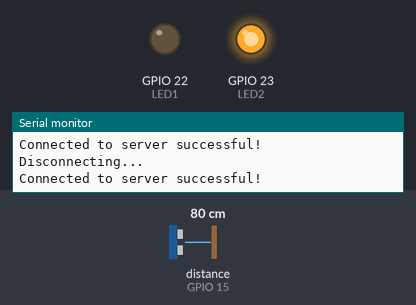
This sketch was run on a simulated ESP32. On the bench: output pins drawn as LEDs (lit = HIGH), the last lines printed to the serial monitor. Wiring (inferred from the names in the program): ultrasonic range finder: trigger GPIO 2; echo GPIO 15. The test bench sets the inputs (shaded band); at power-on: distance to the obstacle (sensor on GPIO 15) 80 cm. The echo pulse lasts 58.3 µs per cm; WiFi joins after 1.5 s; servers stay silent unless stated; pins used as bus, display or sensor lines are not drawn.

Above: at 2.7 s.
2.8 s: distance to the obstacle (sensor on GPIO 15) set to 53 cm
4.7 s: distance to the obstacle (sensor on GPIO 15) set to 45 cm
At 6.5 s:
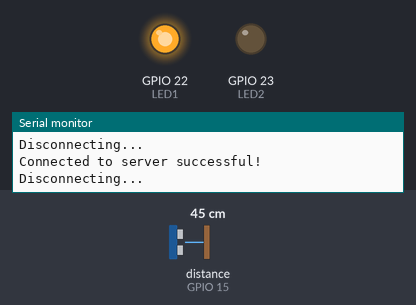
6.9 s: distance to the obstacle (sensor on GPIO 15) set to 60 cm
At 8.1 s:
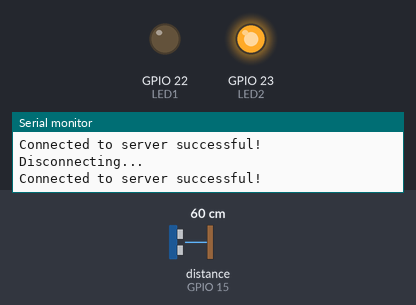
8.6 s: distance to the obstacle (sensor on GPIO 15) set to 2 cm
At 8.98 s:
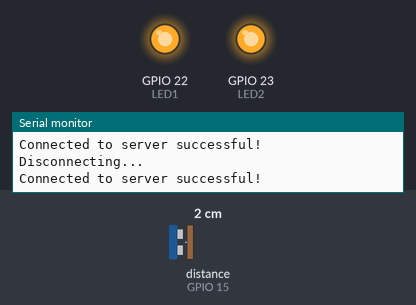
Timing chart, 0 to 11.5 s (numbered marks = the images above; inputs shaded):
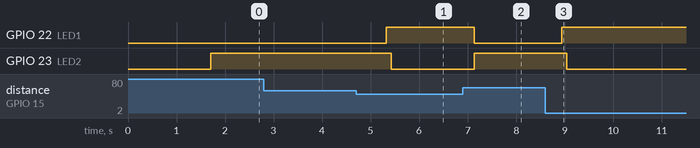

The sketch:

sketch_jan10a.ino
```cpp
#include <WiFi.h>


const int trigPin = 2;
const int echoPin = 15;

const int LED1 = 22;
const int LED2 = 23;

int duration = 0;
int distance = 0;

const char* ssid = "Zhone_F758";
const char* password =  "znid310942296";

const uint16_t port = 8090;
const char * host = "192.168.1.15";

void setup()
{
  pinMode(trigPin , OUTPUT);
  pinMode(echoPin , INPUT);

  pinMode(LED1 , OUTPUT);
  pinMode(LED2 , OUTPUT);

  Serial.begin(115200);

  WiFi.begin(ssid, password);
  while (WiFi.status() != WL_CONNECTED) {
    delay(500);
    Serial.println("...");
  }

  Serial.print("WiFi connected with IP: ");
  Serial.println(WiFi.localIP());

}

void loop()
{
  digitalWrite(trigPin, LOW);
  delayMicroseconds(2);
  digitalWrite(trigPin, HIGH);
  delayMicroseconds(10);
  digitalWrite(trigPin, LOW);
  duration = pulseIn(echoPin, HIGH);
  distance = duration/58.2;

    WiFiClient client;

    if (!client.connect(host, port)) {

        Serial.println("Connection to host failed");

        delay(1000);
        return;
    }

    Serial.println("Connected to server successful!");


    if ( distance < 50 )
  {
    digitalWrite(LED1, HIGH);
    client.print("ocupied");

    delay(100);
  }
  else
  {
    digitalWrite(LED1, LOW);
  }
  if ( distance >= 50 )
  {
    digitalWrite(LED2, HIGH);
    client.print("Available");

    delay(100);
  }
  else
  {
    digitalWrite(LED2, LOW);
  }

  delay(100);


    Serial.println("Disconnecting...");


    delay(500);
}
```

Measured:
- the behaviour switches between 50 and 49 cm on distance to the obstacle (sensor on GPIO 15) (found by bisection; images 0 and 1)
- after the input at 4.7 s, GPIO 22 (LED1): LOW → HIGH after 0.62 s; GPIO 23 (LED2): HIGH → LOW after 0.72 s
- after the input at 6.9 s, GPIO 22 (LED1): HIGH → LOW after 0.23 s; GPIO 23 (LED2): LOW → HIGH after 0.23 s
- after the input at 8.6 s, GPIO 22 (LED1): LOW → HIGH after 0.34 s; GPIO 23 (LED2): HIGH → LOW after 0.44 s
